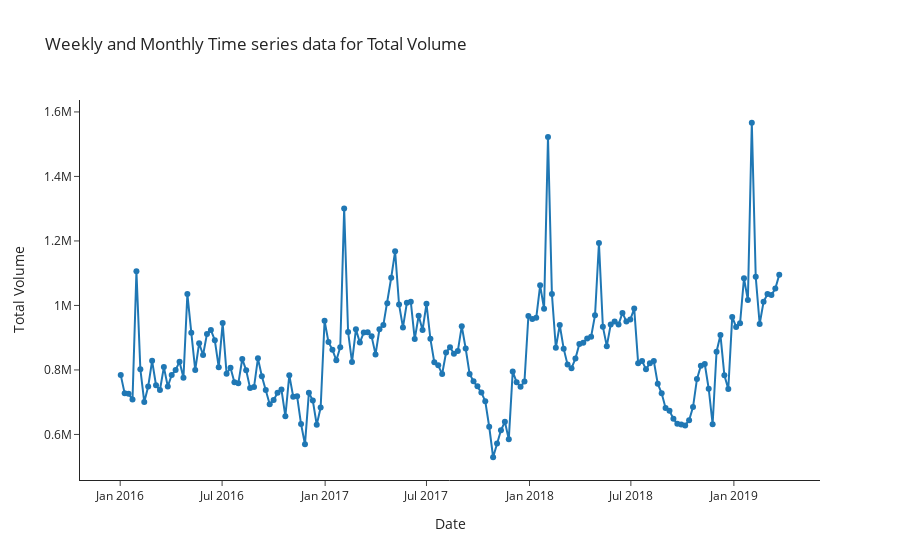

Source (notebook cell):
### Markdown cell above
#### Weekly and Monthly Time series data for Total Volume

### Code cell
# Create a trace for Total Volume
trace1 = traces(x=df_month.Date, y=df_month.Total_Vol,
                mode="lines+markers", name="Total Volume")
# add trace to data
data = [trace1]
# Customize the layout
layout = layouts(title1="Weekly and Monthly Time series data for Total Volume",
                 title2="Date",
                 title3="Total Volume")

figure = dict(data=data, layout=layout)
iplot(figure)

### Figure 1 — Plotly figure (JSON) as saved in the notebook; plotly's stock layout.template omitted (floating-point values rounded to 4 significant figures; data arrays with more than 128 entries replaced by an {"elided": "..."} marker saying what was removed)
{"data": [{"mode": "lines+markers", "name": "Total Volume", "type": "scatter", "x": {"elided": "169 str values"}, "y": {"elided": "169 float values"}}], "layout": {"hovermode": "closest", "title": {"text": "Weekly and Monthly Time series data for Total Volume"}, "xaxis": {"showgrid": false, "title": {"text": "Date"}}, "yaxis": {"title": {"text": "Total Volume"}}}}
